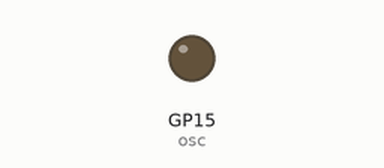
A program run on a simulated Raspberry Pi Pico running CircuitPython. Shown: output pins drawn as LEDs (lit = HIGH). What the program prints to the serial console is not drawn.

Above: at 12.0 s.
At 14.8 s:
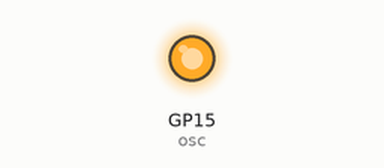
Timing chart, 0 to 23.2 s (numbered marks = the images above):
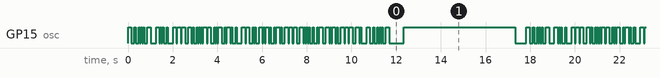

The program:

code.py
```python
# (licence header left out)
import asyncio
import time

import board
from digitalio import DigitalInOut, Direction

import config

# User config
WPM = config.WPM
BEACON = config.BEACON
BEACONDELAY = config.BEACONDELAY

# CW
osc = DigitalInOut(board.GP15)
osc.direction = Direction.OUTPUT
osc.value = False

# setup encode and decode
encodings = {}


def encode(char):
    global encodings
    if char in encodings:
        return encodings[char]
    elif char.lower() in encodings:
        return encodings[char.lower()]
    else:
        return ""


decodings = {}


def decode(char):
    global decodings
    if char in decodings:
        return decodings[char]
    else:
        # return '('+char+'?)'
        return "¿"


def MAP(pattern, letter):
    decodings[pattern] = letter
    encodings[letter] = pattern


MAP(".-", "a")
MAP("-...", "b")
MAP("-.-.", "c")
MAP("-..", "d")
MAP(".", "e")
MAP("..-.", "f")
MAP("--.", "g")
MAP("....", "h")
MAP("..", "i")
MAP(".---", "j")
MAP("-.-", "k")
MAP(".-..", "l")
MAP("--", "m")
MAP("-.", "n")
MAP("---", "o")
MAP(".--.", "p")
MAP("--.-", "q")
MAP(".-.", "r")
MAP("...", "s")
MAP("-", "t")
MAP("..-", "u")
MAP("...-", "v")
MAP(".--", "w")
MAP("-..-", "x")
MAP("-.--", "y")
MAP("--..", "z")

MAP(".----", "1")
MAP("..---", "2")
MAP("...--", "3")
MAP("....-", "4")
MAP(".....", "5")
MAP("-....", "6")
MAP("--...", "7")
MAP("---..", "8")
MAP("----.", "9")
MAP("-----", "0")

MAP(".-.-.-", ".")  # period
MAP("--..--", ",")  # comma
MAP("..--..", "?")  # question mark
MAP("-...-", "=")  # equals, also /BT separator
MAP("-....-", "-")  # hyphen
MAP("-..-.", "/")  # forward slash
MAP(".--.-.", "@")  # at sign

MAP("-.--.", "(")  # /KN over to named station
MAP(".-.-.", "+")  # /AR stop (end of message)
MAP(".-...", "&")  # /AS wait
MAP("...-.-", "|")  # /SK end of contact
MAP("...-.", "*")  # /SN understood
MAP(".......", "#")  # error


# key down and up
def cw(on):
    if on:
        osc.value = True
    else:
        osc.value = False


# timing
def dit_time():
    global WPM
    PARIS = 50
    return 60.0 / WPM / PARIS


# transmit pattern
def keydown():
    cw(True)


# transmit pattern
def play(pattern):
    for sound in pattern:
        if sound == ".":
            cw(True)
            time.sleep(dit_time())
            cw(False)
            time.sleep(dit_time())
        elif sound == "-":
            cw(True)
            time.sleep(3 * dit_time())
            cw(False)
            time.sleep(dit_time())
        elif sound == " ":
            time.sleep(4 * dit_time())
    time.sleep(2 * dit_time())


# play beacon and pause
def beacon():
    global cwBeacon
    letter = cwBeacon[:1]
    cwBeacon = cwBeacon[1:]
    print(letter, end="")
    play(encode(letter))


async def beaconLoop():
    global cwBeacon
    global BEACON
    cwBeacon = BEACON
    while True:
        beacon()
        await asyncio.sleep(0)
        if len(cwBeacon) == 0:
            await asyncio.sleep(0.5)
            cw(True)
            await asyncio.sleep(BEACONDELAY)
            cw(False)
            await asyncio.sleep(0.5)
            cwBeacon = BEACON


async def main():
    loop = asyncio.get_event_loop()
    cwL = asyncio.create_task(beaconLoop())
    await asyncio.gather(cwL)


asyncio.run(main())
```

config.py
```python
WPM = 25
BEACON = "TEST DE ON3URE MICROBEACON TEST"
BEACONDELAY = 5  # IN SECONDS
```

Measured:
- by itself, GP15 (osc): moves between LOW and HIGH, repeating every 17.8 s
